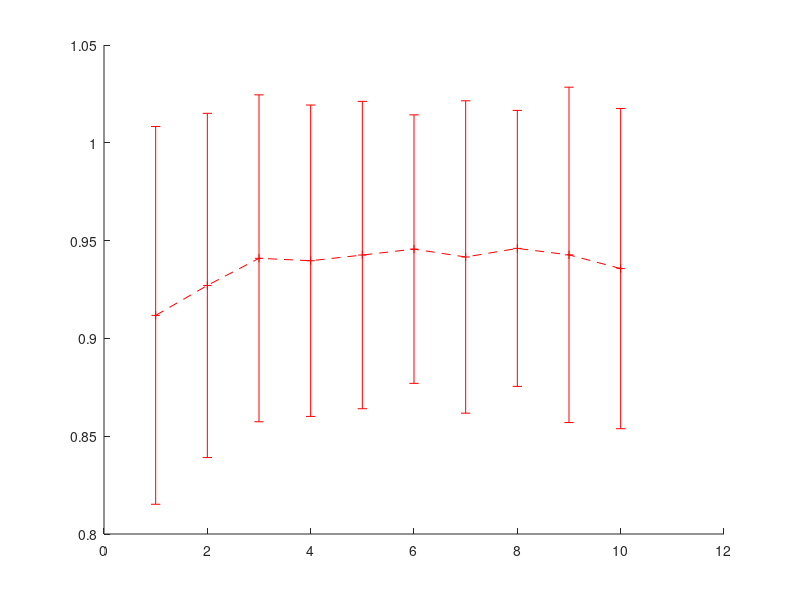

This figure's MATLAB source: (Note: this script raises an error after producing the figure.)

%% load data
clear all
clc

load('TestSynapse.mat')

C1 = zeros(50,2);
C2 = zeros(50,2);
C3 = zeros(50,2);
C4 = zeros(50,2);
for i = 1:50
    [C1(i,1),C1(i,2)] = max(OfflineStaticDelaySynapse10(i,:));
    [C2(i,1),C2(i,2)] = max(OfflineDynamicDelaySynapse10(i,:));
    [C3(i,1),C3(i,2)] = max(OnlineStaticDelaySynapse10(i,:));
    [C4(i,1),C4(i,2)] = max(OnlineDynamicDelaySynapse10(i,:));
end

%% avg
m1 = mean(C1);
m2 = mean(C2);
m3 = mean(C3);
m4 = mean(C4);

s1 = std(C1);
s2 = std(C2);
s3 = std(C3);
s4 = std(C4);
%% data
clear all

C=[0.911762867822695,0.927075330645273,0.940950947321727,0.939711767487564,0.942614936447720,0.945650741901900,0.941618903424392,0.946017330970568,0.942709865221011,0.935695507410713
0.905247319919173,0.948266290342809,0.961281437718993,0.958360017713476,0.909241633395912,0.871791593526170,0.843408533882763,0.812562182228697,0.813202641499190,0.768118376827142
0.929834136404510,0.946935944296071,0.950751632356631,0.948824141665968,0.949848556820835,0.946598352842180,0.943115769078326,0.938956098557122,0.936081400724480,0.931452777153983
0.904662943877695,0.947111528077934,0.958301341897984,0.964777196478911,0.962814684664044,0.964314036699617,0.968356766064753,0.968709392192703,0.968024881930482,0.967248047207385];

Epoch=[72.760000000000000,72.400000000000000,77.740000000000000,76.520000000000000,77.340000000000000,79.020000000000000,79.660000000000000,84.980000000000000,82.960000000000000,82.340000000000000
71.580000000000000,74.660000000000000,76.920000000000000,76.300000000000000,58.160000000000000,53.080000000000000,48.020000000000000,38.960000000000000,38.120000000000000,33.280000000000000
41.220000000000000,30.580000000000000,25.600000000000000,19.280000000000000,29.880000000000000,25.060000000000000,21.080000000000000,23.980000000000000,20.120000000000000,21.240000000000000
55.340000000000000,48.960000000000000,56,49.340000000000000,41.940000000000000,44.720000000000000,46.540000000000000,42.900000000000000,36.740000000000000,39.500000000000000];

Cstd=[0.096560093160767,0.087997526517513,0.083566751443919,0.079597152512825,0.078569429475083,0.068629814893533,0.079842554516421,0.070550327979878,0.085727276094788,0.081857080784775
0.100317052597936,0.078205595184831,0.066742687769206,0.063662784216563,0.096386043534317,0.107674612185008,0.118755065778288,0.113524284894198,0.110250764513342,0.102989640757685
0.082868249075954,0.061055148341893,0.056896127436747,0.053492490141485,0.053004023381239,0.053421230771765,0.052477271430322,0.046717839370393,0.055874152118879,0.053823678365237
0.089151297021513,0.060252649511308,0.053078610152303,0.045392747927025,0.050629824842693,0.053833275353062,0.050584000107006,0.050835321156209,0.050190120507876,0.050744088707288];

Epochstd=[17.690721654388813,19.393876584623090,17.723281126178390,20.815261277265204,19.017296101717722,16.722818334874795,16.077122800769434,14.545481099233644,17.121367483054502,15.542712709412953
24.372190575928702,21.098031632726077,17.952135908394563,18.629853154854132,25.813586044751624,26.323606228971730,25.245318822486272,19.646841154418150,17.548347209806350,18.721416307839227
29.513255410034983,23.547685011222548,23.282646598981420,19.707079428262237,25.436307009582077,25.494625283917134,16.711037535419640,18.552176834703857,18.000725608957530,20.278227994877785
24.842861250307717,20.022395624165764,23.802760944298637,26.872799387834075,24.727420126702437,26.332287932405382,27.618545972455777,28.221608452982790,24.094888949098472,23.976391449481625];

%% plot C
x = 1:10;

figure('position', [800,400,400,200]);
errorbar(x, C(1,:), Cstd(1,:), '+--r','lineWidth', 1)
hold on;
errorbar(x, C(2,:), Cstd(2,:), 'x--b','lineWidth', 1)
hold on;
errorbar(x, C(3,:), Cstd(3,:), 'o-r','lineWidth', 1)
hold on;
errorbar(x, C(4,:), Cstd(4,:), 's-b','lineWidth', 1)
hold on;

axis([0.5, 10.5, 0.65, 1.04]);%xmin xmax ymin ymax
set(gca,'XTick',[1,2,3,4,5,6,7,8,9,10],'Fontsize',10,'FontName','Times New Roman');
set(gca,'XTickLabel', {'1','2','3','4','5','6','7','8','9','10'},'FontSize',10,'FontName','Times New Roman');

xlabel('Number of Synaptic Connections','Fontsize',12,'FontName','Times New Roman');
ylabel('\it C','Fontsize',12,'FontName','Times New Roman');

legend({'Off-SD','Off-DD','On-SD','On-DD'},'location','best','Fontsize',10);
title('(a)','fontname','Times New Roman','fontsize',12);
hold off;
%% plot epoch

figure('position', [800,400,400,200]);
bar(Epoch');
hold on

numgroups = size(Epoch, 2); 
numbars = size(Epoch, 1); 
groupwidth = min(0.8, numbars/(numbars+1.5));
for i = 1:numbars
      % Based on barweb.m by Bolu Ajiboye from MATLAB File Exchange
      x = (1:numgroups) - groupwidth/2 + (2*i-1) * groupwidth / (2*numbars);  % Aligning error bar with individual bar
      errorbar(x, Epoch(i,:), Epochstd(i,:), 'k', 'linestyle', 'none', 'lineWidth', 1);
end

axis([0.5, 10.5, 0, 125]);%xmin xmax ymin ymax
set(gca,'XTick',[1,2,3,4,5,6,7,8,9,10],'Fontsize',10,'FontName','Times New Roman');
set(gca,'XTickLabel', {'1','2','3','4','5','6','7','8','9','10'},'FontSize',10,'FontName','Times New Roman');


xlabel('Number of Synaptic Connections','Fontsize',12,'FontName','Times New Roman');
ylabel('Learning Epochs','Fontsize',12,'FontName','Times New Roman');

legend({'Off-SD','Off-DD','On-SD','On-DD'},'location','best','Fontsize',10);
title('(b)','fontname','Times New Roman','fontsize',12);

hold off;